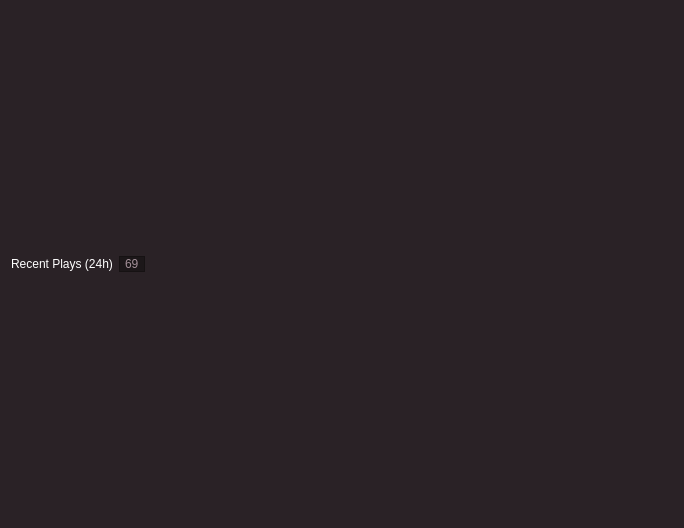
<?xml version="1.0" encoding="UTF-8"?>
<ui version="4.0">
 <class>HomeScreen</class>
 <widget class="QWidget" name="HomeScreen">
  <property name="geometry">
   <rect>
    <x>0</x>
    <y>0</y>
    <width>684</width>
    <height>528</height>
   </rect>
  </property>
  <property name="windowTitle">
   <string>Home</string>
  </property>
  <property name="styleSheet">
   <string notr="true">color: rgb(255,255,255);
background-color:rgb(42, 34, 38);</string>
  </property>
  <layout class="QVBoxLayout" name="verticalLayout">
   <item>
    <layout class="QHBoxLayout" name="horizontalLayout">
     <item>
      <widget class="QLabel" name="label">
       <property name="sizePolicy">
        <sizepolicy hsizetype="Fixed" vsizetype="Fixed">
         <horstretch>0</horstretch>
         <verstretch>0</verstretch>
        </sizepolicy>
       </property>
       <property name="styleSheet">
        <string notr="true">font: 63 9pt &quot;Torus Pro SemiBold&quot;;</string>
       </property>
       <property name="text">
        <string>Recent Plays (24h)</string>
       </property>
      </widget>
     </item>
     <item>
      <widget class="QFrame" name="frame_2">
       <property name="sizePolicy">
        <sizepolicy hsizetype="Fixed" vsizetype="Fixed">
         <horstretch>0</horstretch>
         <verstretch>0</verstretch>
        </sizepolicy>
       </property>
       <property name="styleSheet">
        <string notr="true">background-color: rgb(28,23,25);
border-radisu: 5;</string>
       </property>
       <property name="frameShape">
        <enum>QFrame::StyledPanel</enum>
       </property>
       <property name="frameShadow">
        <enum>QFrame::Raised</enum>
       </property>
       <layout class="QHBoxLayout" name="horizontalLayout_2">
        <property name="spacing">
         <number>0</number>
        </property>
        <property name="leftMargin">
         <number>5</number>
        </property>
        <property name="topMargin">
         <number>0</number>
        </property>
        <property name="rightMargin">
         <number>5</number>
        </property>
        <property name="bottomMargin">
         <number>0</number>
        </property>
        <item>
         <widget class="QLabel" name="label_2">
          <property name="sizePolicy">
           <sizepolicy hsizetype="Fixed" vsizetype="Fixed">
            <horstretch>0</horstretch>
            <verstretch>0</verstretch>
           </sizepolicy>
          </property>
          <property name="styleSheet">
           <string notr="true">font: 7pt &quot;Torus Pro&quot;;
color: rgb(163, 143, 152);</string>
          </property>
          <property name="text">
           <string>69</string>
          </property>
         </widget>
        </item>
       </layout>
      </widget>
     </item>
     <item>
      <spacer name="horizontalSpacer">
       <property name="orientation">
        <enum>Qt::Horizontal</enum>
       </property>
       <property name="sizeHint" stdset="0">
        <size>
         <width>40</width>
         <height>20</height>
        </size>
       </property>
      </spacer>
     </item>
    </layout>
   </item>
  </layout>
 </widget>
 <resources/>
 <connections/>
</ui>
